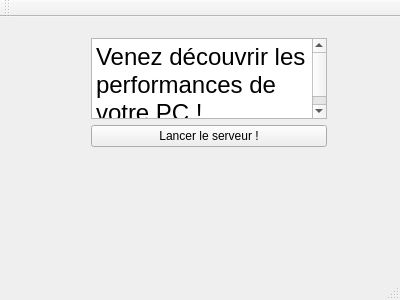
<?xml version="1.0" encoding="UTF-8"?>
<ui version="4.0">
 <class>MainWindow</class>
 <widget class="QMainWindow" name="MainWindow">
  <property name="geometry">
   <rect>
    <x>0</x>
    <y>0</y>
    <width>400</width>
    <height>300</height>
   </rect>
  </property>
  <property name="windowTitle">
   <string>MainWindow</string>
  </property>
  <widget class="QWidget" name="centralWidget">
   <widget class="QWidget" name="layoutWidget">
    <property name="geometry">
     <rect>
      <x>80</x>
      <y>10</y>
      <width>258</width>
      <height>131</height>
     </rect>
    </property>
    <layout class="QVBoxLayout" name="verticalLayout">
     <item>
      <widget class="QTextBrowser" name="textBrowser">
       <property name="html">
        <string>&lt;!DOCTYPE HTML PUBLIC &quot;-//W3C//DTD HTML 4.0//EN&quot; &quot;http://www.w3.org/TR/REC-html40/strict.dtd&quot;&gt;
&lt;html&gt;&lt;head&gt;&lt;meta name=&quot;qrichtext&quot; content=&quot;1&quot; /&gt;&lt;style type=&quot;text/css&quot;&gt;
p, li { white-space: pre-wrap; }
&lt;/style&gt;&lt;/head&gt;&lt;body style=&quot; font-family:'Ubuntu'; font-size:11pt; font-weight:400; font-style:normal;&quot;&gt;
&lt;p style=&quot; margin-top:0px; margin-bottom:0px; margin-left:0px; margin-right:0px; -qt-block-indent:0; text-indent:0px;&quot;&gt;&lt;span style=&quot; font-size:18pt;&quot;&gt;Venez découvrir les performances de votre PC !&lt;/span&gt;&lt;/p&gt;&lt;/body&gt;&lt;/html&gt;</string>
       </property>
      </widget>
     </item>
     <item>
      <widget class="QPushButton" name="pushButton">
       <property name="text">
        <string>Lancer le serveur !</string>
       </property>
      </widget>
     </item>
    </layout>
   </widget>
  </widget>
  <widget class="QMenuBar" name="menuBar">
   <property name="geometry">
    <rect>
     <x>0</x>
     <y>0</y>
     <width>400</width>
     <height>25</height>
    </rect>
   </property>
  </widget>
  <widget class="QToolBar" name="mainToolBar">
   <attribute name="toolBarArea">
    <enum>TopToolBarArea</enum>
   </attribute>
   <attribute name="toolBarBreak">
    <bool>false</bool>
   </attribute>
  </widget>
  <widget class="QStatusBar" name="statusBar"/>
 </widget>
 <layoutdefault spacing="6" margin="11"/>
 <resources/>
 <connections/>
</ui>
